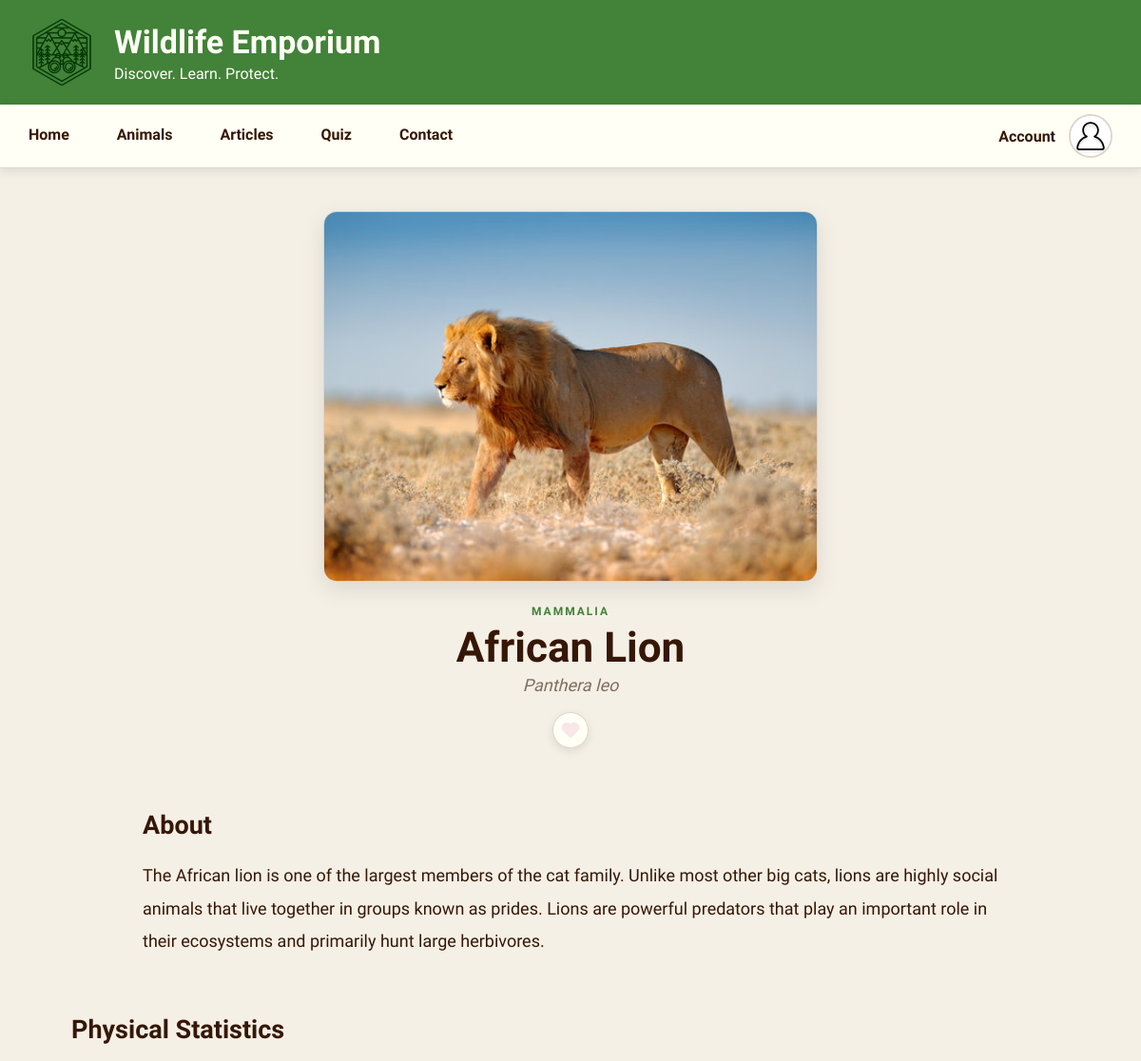
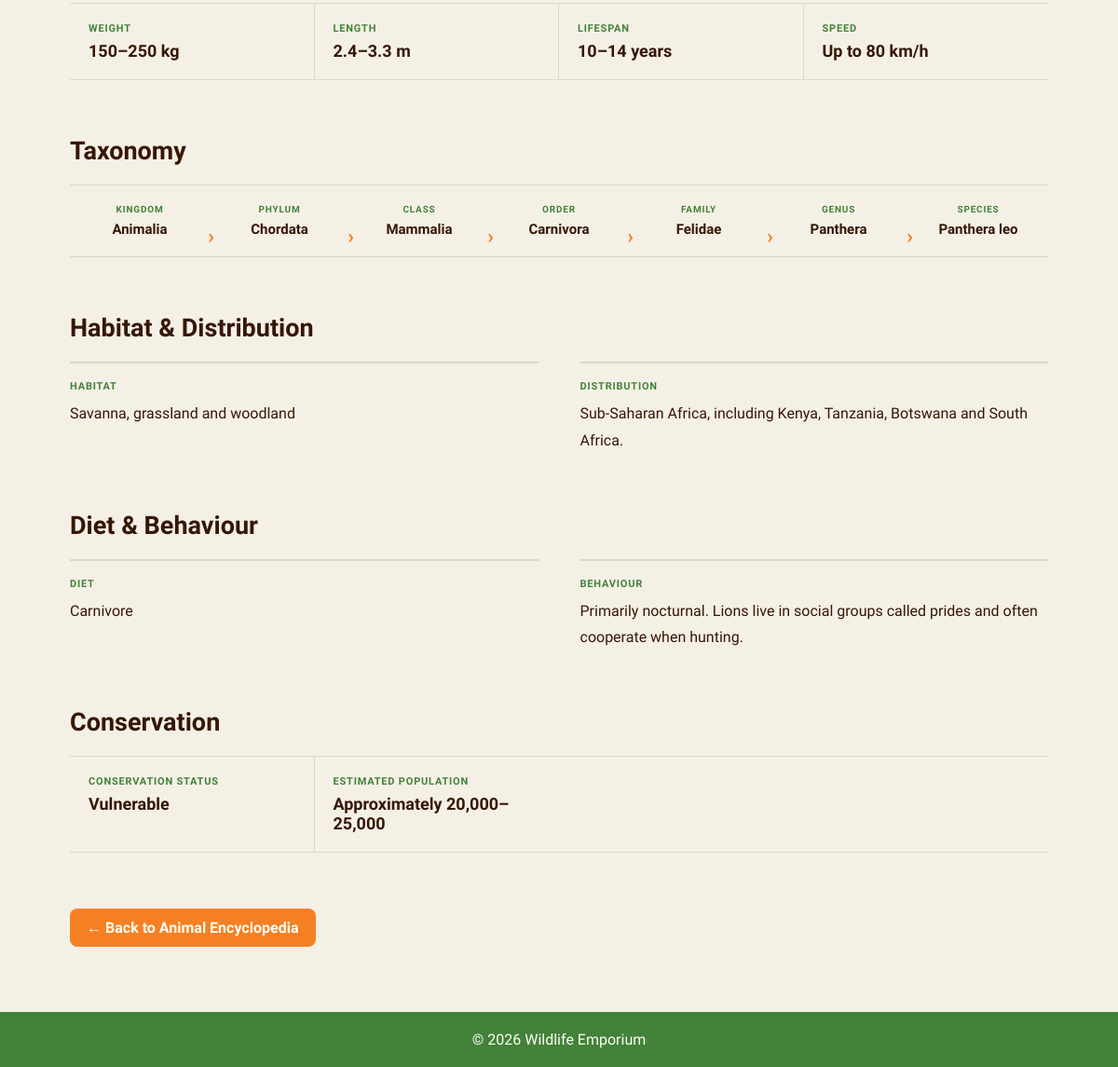
The page /animals/details.php?animalID=1 on the database its author committed (2 pictures, top to bottom).
### tables this page shows
CREATE TABLE IF NOT EXISTS `animals` (
  `animalID` int UNSIGNED NOT NULL AUTO_INCREMENT,
  `commonName` varchar(100) NOT NULL,
  `scientificName` varchar(150) NOT NULL,
  `kingdom` varchar(50) DEFAULT NULL,
  `phylum` varchar(100) DEFAULT NULL,
  `class` varchar(100) DEFAULT NULL,
  `orderName` varchar(100) DEFAULT NULL,
  `family` varchar(100) DEFAULT NULL,
  `genus` varchar(100) DEFAULT NULL,
  `species` varchar(150) DEFAULT NULL,
  `weight` varchar(100) DEFAULT NULL,
  `length` varchar(100) DEFAULT NULL,
  `lifespan` varchar(100) DEFAULT NULL,
  `speed` varchar(100) DEFAULT NULL,
  `habitat` varchar(255) DEFAULT NULL,
  `distribution` text,
  `diet` varchar(255) DEFAULT NULL,
  `behaviour` text,
  `description` text,
  `conservationStatus` varchar(100) DEFAULT NULL,
  `population` varchar(100) DEFAULT NULL,
  `image` varchar(255) DEFAULT NULL,
  PRIMARY KEY (`animalID`)
);

### animals/details.php (the view, shortened to what this page needs)
<?php
require_once("../includes/database.php");
$animalID = filter_input(INPUT_GET,"animalID",FILTER_VALIDATE_INT);
$statement = mysqli_prepare($connection,"SELECT animalID,commonName,scientificName,kingdom,phylum,class,orderName,family,genus,species,weight,length,lifespan,speed,habitat,distribution,diet,behaviour,description,conservationStatus,population,image FROM animals WHERE animalID = ?");
mysqli_stmt_bind_param($statement,"i",$animalID);
mysqli_stmt_execute($statement);
$result = mysqli_stmt_get_result($statement);
$animal = mysqli_fetch_assoc($result);
$isFavourite = false;
?>
<!DOCTYPE html>
<html lang="en">
<head>
    <link rel="stylesheet" href="../css/style.css">
    <link rel="stylesheet" href="../css/animal-details.css">
</head>
<body>
<?php include("../includes/header.php"); ?>
<?php include("../includes/navigation.php"); ?>
<main class="animal-details">
    <section class="animal-detail-header">
        <div class="animal-detail-image">
            <img src="../images/animals/<?php echo htmlspecialchars($animal["image"]); ?>" alt="<?php echo htmlspecialchars($animal["commonName"]); ?>">
        </div>
        <div class="animal-detail-heading">
            <p class="animal-detail-class">
                <?php echo htmlspecialchars($animal["class"]); ?>
            </p>
            <h1><?php echo htmlspecialchars($animal["commonName"]); ?></h1>
            <p class="animal-detail-scientific">
                <?php echo htmlspecialchars($animal["scientificName"]); ?>
            </p>
            <form method="POST" action="favourites.php" class="animal-card-favourite">
                <button type="submit" aria-label="<?php echo $isFavourite ? "Remove " : "Add "; ?><?php echo htmlspecialchars($animal["commonName"],ENT_QUOTES,"UTF-8"); ?><?php echo $isFavourite ? " from favourites" : " to favourites"; ?>">
                    <img src="../images/animals/<?php echo $isFavourite ? "favourite-filled.png" : "favourite-empty.png"; ?>" alt="">
                </button>
            </form>
        </div>
    </section>
    <section class="animal-detail-section animal-about">
        <h2>About</h2>
        <p><?php echo nl2br(htmlspecialchars($animal["description"])); ?></p>
    </section>
    <section class="animal-detail-section">
        <h2>Physical Statistics</h2>
        <div class="animal-statistics">
            <div>
                <span>Weight</span>
                <p><?php echo htmlspecialchars($animal["weight"]); ?></p>
            </div>
            <div>
                <span>Length</span>
                <p><?php echo htmlspecialchars($animal["length"]); ?></p>
            </div>
            <div>
                <span>Lifespan</span>
                <p><?php echo htmlspecialchars($animal["lifespan"]); ?></p>
            </div>
            <div>
                <span>Speed</span>
                <p><?php echo htmlspecialchars($animal["speed"]); ?></p>
            </div>
        </div>
    </section>
    <section class="animal-detail-section">
        <h2>Taxonomy</h2>
        <div class="animal-taxonomy-tree">
            <div class="animal-taxonomy-level">
                <span>Kingdom</span>
                <p><?php echo htmlspecialchars($animal["kingdom"]); ?></p>
            </div>
            <div class="animal-taxonomy-level">
                <span>Phylum</span>
                <p><?php echo htmlspecialchars($animal["phylum"]); ?></p>
            </div>
            <div class="animal-taxonomy-level">
                <span>Class</span>
                <p><?php echo htmlspecialchars($animal["class"]); ?></p>
            </div>
            <div class="animal-taxonomy-level">
                <span>Order</span>
                <p><?php echo htmlspecialchars($animal["orderName"]); ?></p>
            </div>
            <div class="animal-taxonomy-level">
                <span>Family</span>
                <p><?php echo htmlspecialchars($animal["family"]); ?></p>
            </div>
            <div class="animal-taxonomy-level">
                <span>Genus</span>
                <p><?php echo htmlspecialchars($animal["genus"]); ?></p>
            </div>
            <div class="animal-taxonomy-level">
                <span>Species</span>
                <p><?php echo htmlspecialchars($animal["species"]); ?></p>
            </div>
        </div>
    </section>
    <section class="animal-detail-section">
        <h2>Habitat & Distribution</h2>
        <div class="animal-information">
            <div>
                <span>Habitat</span>
                <p><?php echo htmlspecialchars($animal["habitat"]); ?></p>
            </div>
            <div>
                <span>Distribution</span>
                <p><?php echo nl2br(htmlspecialchars($animal["distribution"])); ?></p>
            </div>
        </div>
    </section>
    <section class="animal-detail-section">
        <h2>Diet & Behaviour</h2>
        <div class="animal-information">
            <div>
                <span>Diet</span>
                <p><?php echo htmlspecialchars($animal["diet"]); ?></p>
            </div>
            <div>
                <span>Behaviour</span>
                <p><?php echo nl2br(htmlspecialchars($animal["behaviour"])); ?></p>
            </div>
        </div>
    </section>
    <section class="animal-detail-section">
        <h2>Conservation</h2>
        <div class="animal-statistics">
            <div>
                <span>Conservation Status</span>
                <p><?php echo htmlspecialchars($animal["conservationStatus"]); ?></p>
            </div>
            <div>
                <span>Estimated Population</span>
                <p><?php echo htmlspecialchars($animal["population"]); ?></p>
            </div>
        </div>
    </section>
    <div class="animal-detail-back">
        <a href="index.php">
            ← Back to Animal Encyclopedia
        </a>
    </div>
</main>
<?php include("../includes/footer.php"); ?>
</body>
</html>

### includes/header.php
<header>
    <div class="header-container">
        <a href="/wildlife-emporium/" class="header-logo">
            <img src="/wildlife-emporium/images/home-logo-test.svg" alt="Wildlife Emporium Logo">
            <div class="header-logo-text">
                <h1>Wildlife Emporium</h1>
                <p>Discover. Learn. Protect.</p>
            </div>
        </a>
    </div>
</header>

### includes/navigation.php (shortened to what this page needs)
<nav>
    <div class="navigation-container">
        <ul class="navigation-links">
            <li>
                <a href="/wildlife-emporium/">
                    Home
                </a>
            </li>
            <li>
                <a href="/wildlife-emporium/animals/">
                    Animals
                </a>
            </li>
            <li>
                <a href="/wildlife-emporium/articles/">
                    Articles
                </a>
            </li>
            <li>
                <a href="/wildlife-emporium/quiz/">
                    Quiz
                </a>
            </li>
            <li>
                <a href="/wildlife-emporium/contact/">
                    Contact
                </a>
            </li>
        </ul>
        <div class="navigation-dropdown">
            <button class="navigation-account-button">
                <?php
                if (isset($_SESSION["username"])) {
                    echo htmlspecialchars($_SESSION["username"]);
                } else {
                    echo "Account";
                }
                ?>
                <?php
                if (isset($_SESSION["userID"])) {
                    ?>
                    <img class="navigation-avatar"
                        src="/wildlife-emporium/images/<?php echo htmlspecialchars($_SESSION["profilePicture"]); ?>"
                        alt="Profile Picture">
                    <?php
                } else {
                    ?>
                    <img class="navigation-avatar" src="/wildlife-emporium/images/defaultpfp.svg" alt="Profile Picture">
                    <?php
                }
                ?>
            </button>
        </div>
    </div>
</nav>

### includes/footer.php
<footer>
    <p>&copy; 2026 Wildlife Emporium</p>
</footer>

### css/style.css (style rules this page uses)
* { margin: 0; padding: 0; box-sizing: border-box; }
:root { --background: rgb(245, 240, 230); --text: rgb(54, 23, 5); --dark-green: rgb(66, 130, 57); --light-green: rgb(123, 182, 98); --gold: rgb(251, 177, 73); --orange: rgb(245, 128, 36); --dark-purple: rgb(115, 51, 129); --light-purple: rgb(153, 79, 178); --card: rgb(255, 255, 245); --card-background: rgb(248, 238, 219); --border: rgb(220, 215, 205); --shadow: rgba(0, 0, 0, 0.10); }
body { font-family: "Work Sans", sans-serif; background-color: var(--background); color: var(--text); }
header { background-color: var(--dark-green); color: var(--card); }
.header-container { display: flex; align-items: center; max-width: 1400px; margin: 0px auto; padding: 20px 30px; }
.header-logo { display: flex; align-items: center; gap: 20px; color: var(--card); text-decoration: none; }
.header-logo img { width: 70px; height: 70px; }
.header-logo-text { display: flex; flex-direction: column; gap: 4px; }
.header-logo-text h1 { font-size: 34px; }
.header-logo-text p { font-size: 16px; }
nav { background-color: var(--card); border-bottom: 1px solid var(--border); box-shadow: 0px 3px 10px var(--shadow); }
.navigation-container { display: flex; justify-content: space-between; align-items: center; max-width: 1400px; margin: 0px auto; padding: 0px 30px; }
.navigation-links { display: flex; gap: 50px; list-style: none; }
.navigation-links a { display: block; padding: 22px 0px; color: var(--text); text-decoration: none; font-weight: 600; border-bottom: 3px solid transparent; }
.navigation-dropdown { position: relative; padding-bottom: 12px; margin-bottom: -12px; }
.navigation-account-button { display: flex; align-items: center; gap: 14px; padding: 10px 0px; background-color: transparent; border: none; cursor: pointer; font: inherit; font-weight: 600; color: var(--text); }
.navigation-avatar { width: 46px; height: 46px; border: 2px solid var(--border); border-radius: 50%; object-fit: cover; flex-shrink: 0; }
main { min-height: 600px; padding: 30px; }
footer { padding: 20px; background-color: var(--dark-green); color: var(--card); text-align: center; }

### rows shown on the page
animals: image (picture), class "MAMMALIA", commonName "African Lion", scientificName "Panthera leo", description "The African lion is one of the largest members of the cat family. Unlike most other big cats, lions are highly social animals that live together in groups known as prides. Lions are powerful predators that play an important role in their ecosystems and primarily hunt large herbivores.", weight "150–250 kg", length "2.4–3.3 m", lifespan "10–14 years", speed "Up to 80 km/h", kingdom "Animalia", phylum "Chordata", class "Mammalia", orderName "Carnivora", family "Felidae", genus "Panthera", species "Panthera leo", habitat "Savanna, grassland and woodland", distribution "Sub-Saharan Africa, including Kenya, Tanzania, Botswana and South Africa.", diet "Carnivore", behaviour "Primarily nocturnal. Lions live in social groups called prides and often cooperate when hunting.", conservationStatus "Vulnerable", population "Approximately 20,000–25,000"
